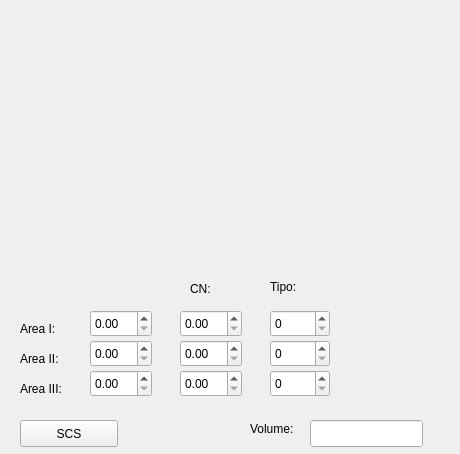
<?xml version="1.0" encoding="UTF-8"?>
<ui version="4.0">
 <class>Scs</class>
 <widget class="QWidget" name="Scs">
  <property name="geometry">
   <rect>
    <x>0</x>
    <y>0</y>
    <width>460</width>
    <height>454</height>
   </rect>
  </property>
  <property name="minimumSize">
   <size>
    <width>0</width>
    <height>0</height>
   </size>
  </property>
  <property name="windowTitle">
   <string>SCS</string>
  </property>
  <widget class="QLabel" name="label">
   <property name="geometry">
    <rect>
     <x>20</x>
     <y>320</y>
     <width>66</width>
     <height>17</height>
    </rect>
   </property>
   <property name="text">
    <string>Area I:</string>
   </property>
  </widget>
  <widget class="QLabel" name="label_2">
   <property name="geometry">
    <rect>
     <x>20</x>
     <y>350</y>
     <width>66</width>
     <height>17</height>
    </rect>
   </property>
   <property name="text">
    <string>Area II:</string>
   </property>
  </widget>
  <widget class="QLabel" name="label_3">
   <property name="geometry">
    <rect>
     <x>20</x>
     <y>380</y>
     <width>66</width>
     <height>17</height>
    </rect>
   </property>
   <property name="text">
    <string>Area III:</string>
   </property>
  </widget>
  <widget class="QLabel" name="label_4">
   <property name="geometry">
    <rect>
     <x>250</x>
     <y>420</y>
     <width>61</width>
     <height>17</height>
    </rect>
   </property>
   <property name="text">
    <string>Volume:</string>
   </property>
  </widget>
  <widget class="QLineEdit" name="volume">
   <property name="geometry">
    <rect>
     <x>310</x>
     <y>420</y>
     <width>113</width>
     <height>27</height>
    </rect>
   </property>
   <property name="toolTip">
    <string/>
   </property>
   <property name="statusTip">
    <string/>
   </property>
   <property name="whatsThis">
    <string/>
   </property>
   <property name="autoFillBackground">
    <bool>true</bool>
   </property>
  </widget>
  <widget class="QPushButton" name="scs">
   <property name="geometry">
    <rect>
     <x>20</x>
     <y>420</y>
     <width>98</width>
     <height>27</height>
    </rect>
   </property>
   <property name="text">
    <string>SCS</string>
   </property>
  </widget>
  <widget class="QDoubleSpinBox" name="cn1">
   <property name="geometry">
    <rect>
     <x>180</x>
     <y>310</y>
     <width>62</width>
     <height>27</height>
    </rect>
   </property>
  </widget>
  <widget class="QLabel" name="label_8">
   <property name="geometry">
    <rect>
     <x>190</x>
     <y>280</y>
     <width>31</width>
     <height>17</height>
    </rect>
   </property>
   <property name="text">
    <string>CN:</string>
   </property>
  </widget>
  <widget class="QDoubleSpinBox" name="cn2">
   <property name="geometry">
    <rect>
     <x>180</x>
     <y>340</y>
     <width>62</width>
     <height>27</height>
    </rect>
   </property>
  </widget>
  <widget class="QDoubleSpinBox" name="cn3">
   <property name="geometry">
    <rect>
     <x>180</x>
     <y>370</y>
     <width>62</width>
     <height>27</height>
    </rect>
   </property>
  </widget>
  <widget class="QDoubleSpinBox" name="area3">
   <property name="geometry">
    <rect>
     <x>90</x>
     <y>370</y>
     <width>62</width>
     <height>27</height>
    </rect>
   </property>
  </widget>
  <widget class="QDoubleSpinBox" name="area1">
   <property name="geometry">
    <rect>
     <x>90</x>
     <y>310</y>
     <width>62</width>
     <height>27</height>
    </rect>
   </property>
  </widget>
  <widget class="QDoubleSpinBox" name="area2">
   <property name="geometry">
    <rect>
     <x>90</x>
     <y>340</y>
     <width>62</width>
     <height>27</height>
    </rect>
   </property>
  </widget>
  <widget class="QLabel" name="label_5">
   <property name="geometry">
    <rect>
     <x>270</x>
     <y>277</y>
     <width>41</width>
     <height>20</height>
    </rect>
   </property>
   <property name="text">
    <string>Tipo:</string>
   </property>
  </widget>
  <widget class="QSpinBox" name="tipo1">
   <property name="geometry">
    <rect>
     <x>270</x>
     <y>310</y>
     <width>60</width>
     <height>27</height>
    </rect>
   </property>
  </widget>
  <widget class="QSpinBox" name="tipo2">
   <property name="geometry">
    <rect>
     <x>270</x>
     <y>340</y>
     <width>60</width>
     <height>27</height>
    </rect>
   </property>
  </widget>
  <widget class="QSpinBox" name="tipo3">
   <property name="geometry">
    <rect>
     <x>270</x>
     <y>370</y>
     <width>60</width>
     <height>27</height>
    </rect>
   </property>
  </widget>
 </widget>
 <resources/>
 <connections/>
</ui>
